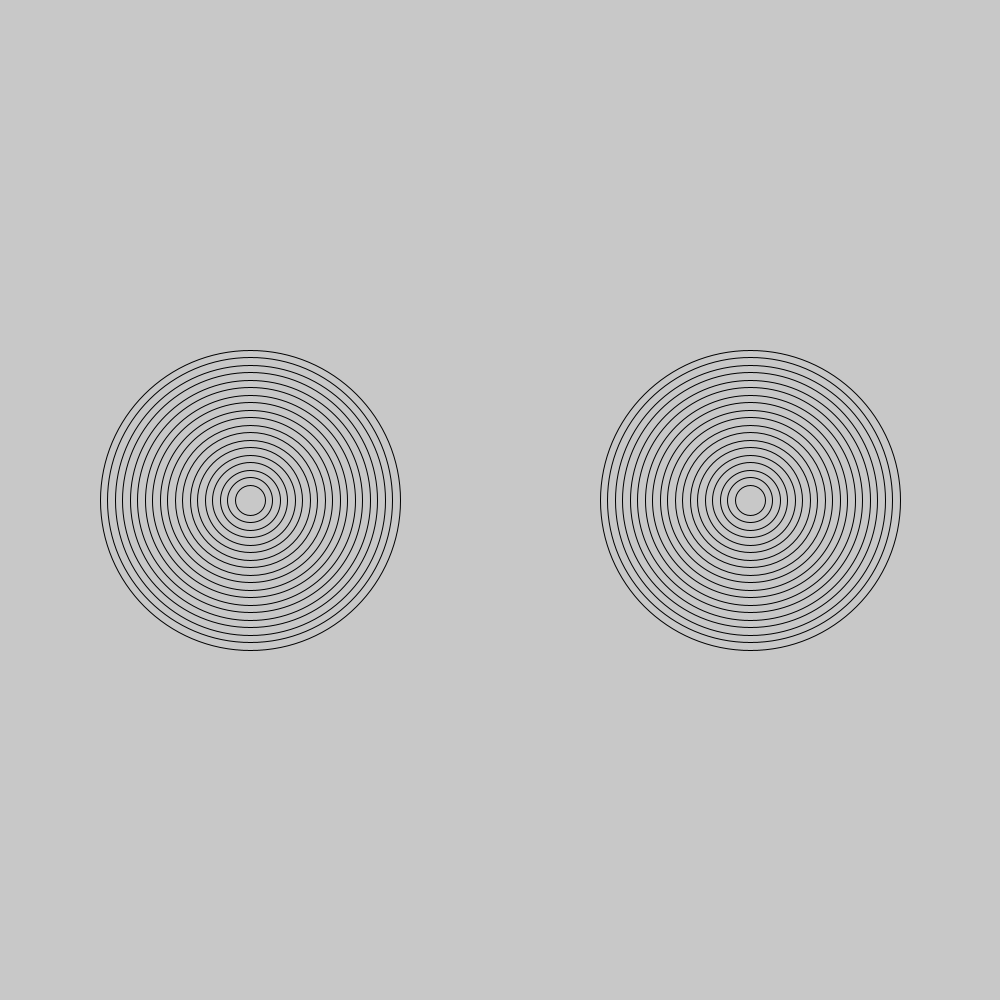
Frame 1 (no input)
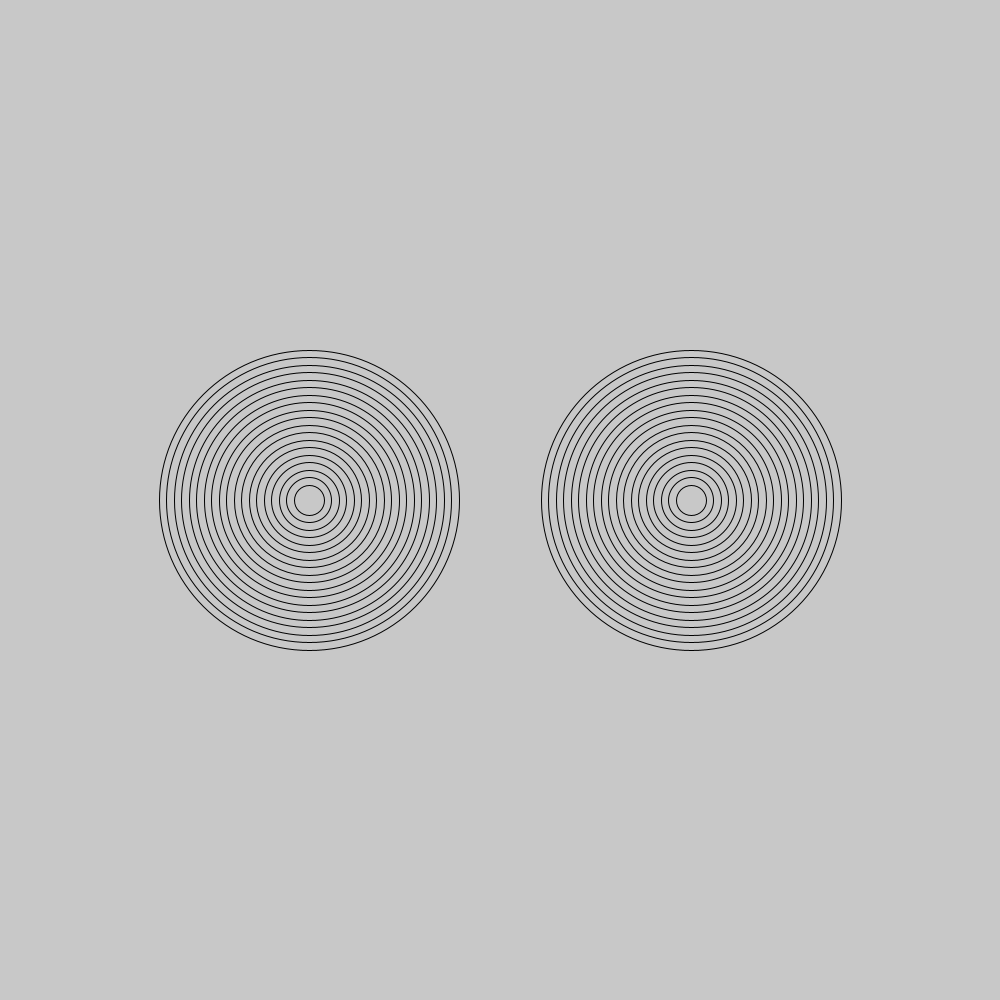
Frame 60 (the mouse pressed at the canvas centre just before this capture)
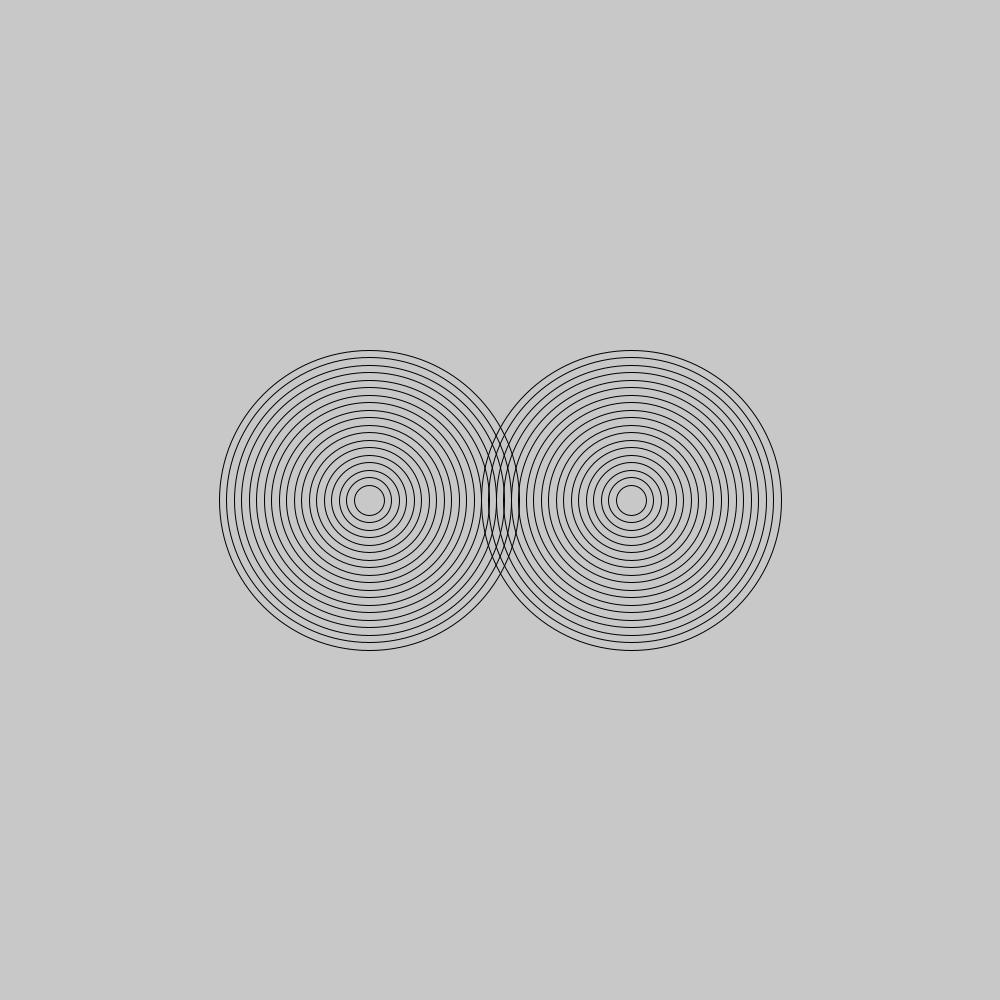
Frame 120 (the mouse held since frame 60 and released just before this capture)

The Processing sketch that drew these frames (run headless with seeded random() and noise(); from frame 60 on, the mouse is pressed at the canvas centre):

// Processing sketch: amazing_rings
// ── amazing_rings.pde
int x1 = 250;
int x2 = 750;
int speed = 1;
    void setup(){
        size(1000,1000);  
        noFill();
    }

    void draw(){
      background(200,200,200);
        int circleSize = 800;

        for(int i=20; i >1; i--){

                circleSize = 15 * i;
        ellipse(x1,500,circleSize,circleSize);
        }
        x1 = x1 + speed;
        if(x1 >= width - 200 || x1<= 200){
          speed=-speed;
        }
        
        for(int i=20; i >1; i--){
                circleSize = 15 * i;
        ellipse(x2,500,circleSize,circleSize);
        }
        x2 = x2 - speed;
        if(x2 >= width - 200 || x2<= 200){
          speed=-speed;
        }
      }
